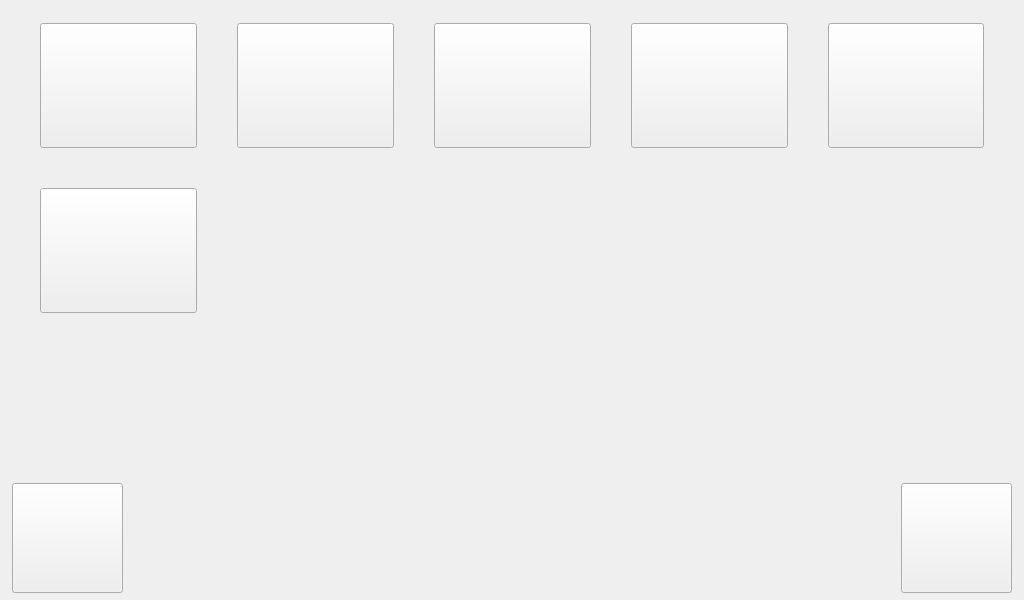
<?xml version="1.0" encoding="UTF-8"?>
<ui version="4.0">
 <class>BasicSettingsWidget</class>
 <widget class="QWidget" name="BasicSettingsWidget">
  <property name="geometry">
   <rect>
    <x>0</x>
    <y>0</y>
    <width>1024</width>
    <height>600</height>
   </rect>
  </property>
  <property name="sizePolicy">
   <sizepolicy hsizetype="Fixed" vsizetype="Fixed">
    <horstretch>0</horstretch>
    <verstretch>0</verstretch>
   </sizepolicy>
  </property>
  <property name="minimumSize">
   <size>
    <width>1024</width>
    <height>600</height>
   </size>
  </property>
  <property name="maximumSize">
   <size>
    <width>1024</width>
    <height>600</height>
   </size>
  </property>
  <property name="windowTitle">
   <string>Basic Settings</string>
  </property>
  <property name="styleSheet">
   <string notr="true">QWidget#ToolWidget {
	background-color: black;
}

QToolButton {
	background-color: transparent;
};</string>
  </property>
  <layout class="QVBoxLayout" name="verticalLayout">
   <property name="leftMargin">
    <number>0</number>
   </property>
   <property name="topMargin">
    <number>0</number>
   </property>
   <property name="rightMargin">
    <number>0</number>
   </property>
   <property name="bottomMargin">
    <number>0</number>
   </property>
   <item>
    <layout class="QGridLayout" name="gridLayout">
     <property name="leftMargin">
      <number>40</number>
     </property>
     <property name="topMargin">
      <number>23</number>
     </property>
     <property name="rightMargin">
      <number>40</number>
     </property>
     <property name="spacing">
      <number>40</number>
     </property>
     <item row="0" column="0">
      <widget class="QToolButton" name="btnTruckid">
       <property name="icon">
        <iconset>
         <normaloff>res/gui/settings_truckid.png</normaloff>res/gui/settings_truckid.png</iconset>
       </property>
       <property name="iconSize">
        <size>
         <width>159</width>
         <height>118</height>
        </size>
       </property>
      </widget>
     </item>
     <item row="0" column="1">
      <widget class="QToolButton" name="btnWifi">
       <property name="icon">
        <iconset>
         <normaloff>res/gui/settings_wifi_none.png</normaloff>res/gui/settings_wifi_none.png</iconset>
       </property>
       <property name="iconSize">
        <size>
         <width>159</width>
         <height>118</height>
        </size>
       </property>
      </widget>
     </item>
     <item row="0" column="3">
      <widget class="QToolButton" name="btnEmailsetup">
       <property name="icon">
        <iconset>
         <normaloff>res/gui/settings_email.png</normaloff>res/gui/settings_email.png</iconset>
       </property>
       <property name="iconSize">
        <size>
         <width>159</width>
         <height>118</height>
        </size>
       </property>
      </widget>
     </item>
     <item row="0" column="2">
      <widget class="QToolButton" name="btnWeightcode">
       <property name="icon">
        <iconset>
         <normaloff>res/gui/settings_code_none.png</normaloff>res/gui/settings_code_none.png</iconset>
       </property>
       <property name="iconSize">
        <size>
         <width>159</width>
         <height>118</height>
        </size>
       </property>
      </widget>
     </item>
     <item row="0" column="4">
      <widget class="QToolButton" name="btnWThresholdRecord">
       <property name="icon">
        <iconset>
         <normaloff>res/gui/settings_wthreshold_record.png</normaloff>res/gui/settings_wthreshold_record.png</iconset>
       </property>
       <property name="iconSize">
        <size>
         <width>159</width>
         <height>118</height>
        </size>
       </property>
      </widget>
     </item>
     <item row="1" column="0">
      <widget class="QToolButton" name="btnWThresholdMatch">
       <property name="icon">
        <iconset>
         <normaloff>res/gui/settings_wthreshold_match.png</normaloff>res/gui/settings_wthreshold_match.png</iconset>
       </property>
       <property name="iconSize">
        <size>
         <width>159</width>
         <height>118</height>
        </size>
       </property>
      </widget>
     </item>
    </layout>
   </item>
   <item>
    <spacer name="verticalSpacer">
     <property name="orientation">
      <enum>Qt::Vertical</enum>
     </property>
     <property name="sizeHint" stdset="0">
      <size>
       <width>20</width>
       <height>147</height>
      </size>
     </property>
    </spacer>
   </item>
   <item>
    <layout class="QHBoxLayout" name="horizontalLayout">
     <property name="leftMargin">
      <number>12</number>
     </property>
     <property name="rightMargin">
      <number>12</number>
     </property>
     <property name="bottomMargin">
      <number>7</number>
     </property>
     <item>
      <widget class="QToolButton" name="btnBack">
       <property name="icon">
        <iconset>
         <normaloff>res/gui/button_back.png</normaloff>res/gui/button_back.png</iconset>
       </property>
       <property name="iconSize">
        <size>
         <width>103</width>
         <height>103</height>
        </size>
       </property>
      </widget>
     </item>
     <item>
      <spacer name="horizontalSpacer">
       <property name="orientation">
        <enum>Qt::Horizontal</enum>
       </property>
       <property name="sizeHint" stdset="0">
        <size>
         <width>40</width>
         <height>20</height>
        </size>
       </property>
      </spacer>
     </item>
     <item>
      <widget class="QLabel" name="label">
       <property name="pixmap">
        <pixmap>res/gui/img_settings.png</pixmap>
       </property>
      </widget>
     </item>
     <item>
      <spacer name="horizontalSpacer_2">
       <property name="orientation">
        <enum>Qt::Horizontal</enum>
       </property>
       <property name="sizeHint" stdset="0">
        <size>
         <width>40</width>
         <height>20</height>
        </size>
       </property>
      </spacer>
     </item>
     <item>
      <widget class="QToolButton" name="btnHome">
       <property name="icon">
        <iconset>
         <normaloff>res/gui/button_home.png</normaloff>res/gui/button_home.png</iconset>
       </property>
       <property name="iconSize">
        <size>
         <width>103</width>
         <height>103</height>
        </size>
       </property>
      </widget>
     </item>
    </layout>
   </item>
  </layout>
 </widget>
 <resources/>
 <connections/>
</ui>
